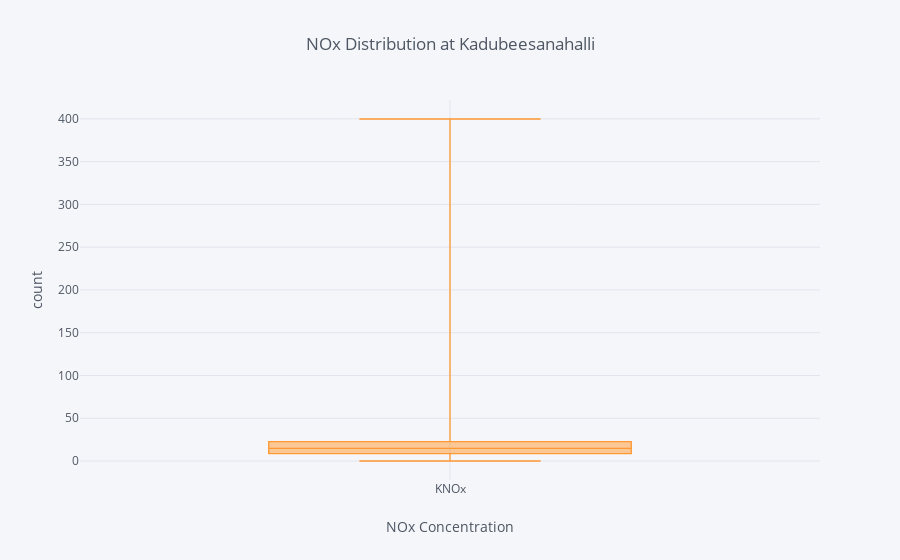

Notebook source saved alongside this figure:
### Code cell
k['KNOx'].iplot(kind='box', xTitle='NOx Concentration',mode = "lines+markers+text", 
                  yTitle='count', title='NOx Distribution at Kadubeesanahalli')

### Figure 1 — Plotly figure (JSON) as saved in the notebook; plotly's stock layout.template omitted (floating-point values rounded to 4 significant figures; data arrays with more than 128 entries replaced by an {"elided": "..."} marker saying what was removed)
{"data": [{"boxpoints": false, "line": {"width": 1.3}, "marker": {"color": "rgba(255, 153, 51, 1.0)"}, "name": "KNOx", "orientation": "v", "type": "box", "uid": "ee15228c-027a-4edb-a52d-1e2a837754e1", "y": {"elided": "14841 float values"}}], "layout": {"legend": {"bgcolor": "#F5F6F9", "font": {"color": "#4D5663"}}, "paper_bgcolor": "#F5F6F9", "plot_bgcolor": "#F5F6F9", "title": {"font": {"color": "#4D5663"}, "text": "NOx Distribution at Kadubeesanahalli"}, "xaxis": {"gridcolor": "#E1E5ED", "showgrid": true, "tickfont": {"color": "#4D5663"}, "title": {"font": {"color": "#4D5663"}, "text": "NOx Concentration"}, "zerolinecolor": "#E1E5ED"}, "yaxis": {"gridcolor": "#E1E5ED", "showgrid": true, "tickfont": {"color": "#4D5663"}, "title": {"font": {"color": "#4D5663"}, "text": "count"}, "zerolinecolor": "#E1E5ED"}}}
